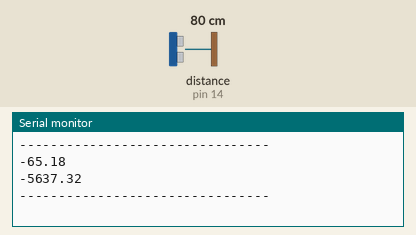
This sketch was run on a simulated Arduino Uno, built with avr-gcc and run on an emulated ATmega328P. Shown: the last lines printed to the serial monitor. Wiring (inferred from the names in the program): ultrasonic range finder: trigger pin 13; echo pin 14. Inputs (shaded band) come from the test bench; at power-on: distance to the obstacle (sensor on pin 14) 80 cm. The echo pulse lasts 58.3 µs per cm.

Above: at 1.2 s.
1.3 s: distance to the obstacle (sensor on pin 14) set to 2 cm
At 2.6 s:
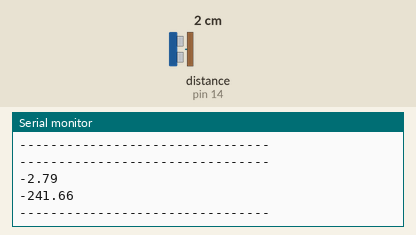
2.8 s: distance to the obstacle (sensor on pin 14) set to 4 cm
At 4.2 s:
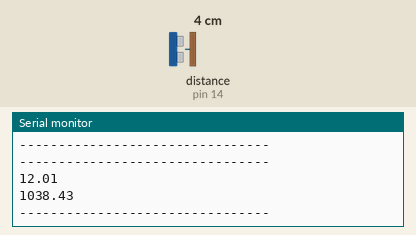
Timing chart, 0 to 5.8 s (numbered marks = the images above; inputs shaded):
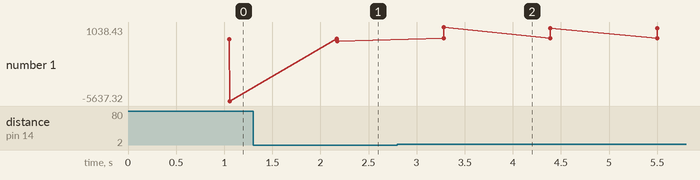

The sketch:

kalibrasi.ino
```cpp
#define TRIG_PIN 13
#define ECHO_PIN 14
float duration_us, distance_cm;

const int num_index = 10;

float get_average_data[num_index], data1 = 0, data2 = 0, realData, realData2;
int readIndex = 0;

void setup() {
  Serial.begin(115200);
  pinMode(TRIG_PIN, OUTPUT);
  pinMode(ECHO_PIN, INPUT);

  for (int i = 0; i < num_index; i++) {
    get_average_data[i] = 0;
  }
}

void loop() {
  read_sensor();
  delay(100);
}

void read_sensor() {
  while (readIndex < num_index) {

    digitalWrite(TRIG_PIN, HIGH);
    delayMicroseconds(10);
    digitalWrite(TRIG_PIN, LOW);

    duration_us = pulseIn(ECHO_PIN, HIGH);
    distance_cm = 0.0343 * duration_us / 2;

    get_average_data[readIndex] = distance_cm;
    data1 += distance_cm;
    readIndex += 1;
    delay(100);
  }

  for (int i = 0; i < num_index; i++) {
    data2 += get_average_data[i];
  }
  data2 = data2 / readIndex;
  data2 = 14.5 - data2;
  realData = data2*9.3*9.3;

  Serial.println("--------------------------------");
  Serial.println(data2);
  Serial.println(realData);
  Serial.println("--------------------------------");
  for (int i = 0; i < num_index; i++) {
    get_average_data[i] = 0;
  }
  readIndex = 0;
  data1 = 0;
  data2 = 0;
}
```

Measured:
- after the input at 1.3 s, the serial monitor: prints a new line after 0.87 s (image 1)
- after the input at 2.8 s, the serial monitor: prints a new line after 0.48 s (image 2)
- plotted number 1: -5637.32 → -241.66 after the input at 1.3 s, -241.66 → 935.19 after the input at 2.8 s
